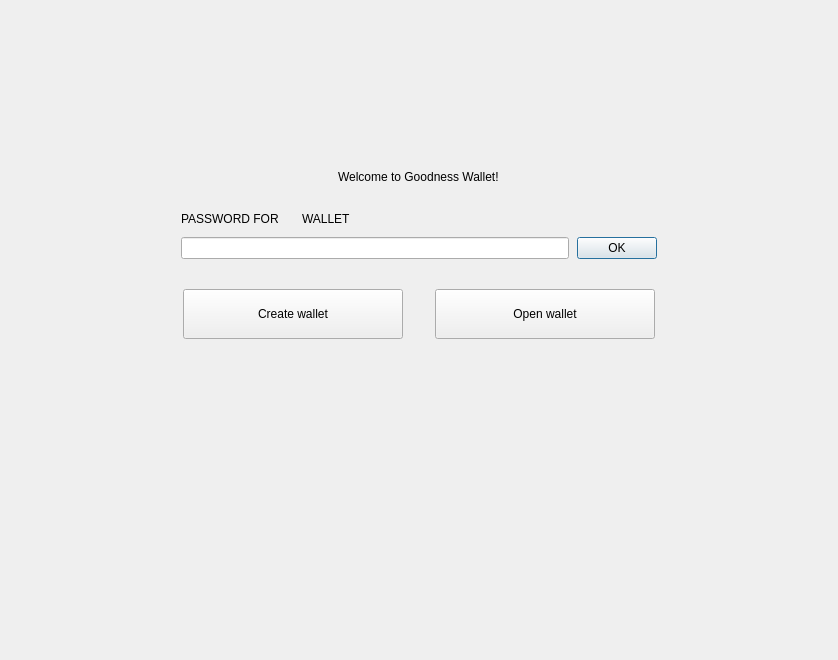
<?xml version="1.0" encoding="UTF-8"?>
<ui version="4.0">
 <class>NoWalletFrame</class>
 <widget class="QFrame" name="NoWalletFrame">
  <property name="geometry">
   <rect>
    <x>0</x>
    <y>0</y>
    <width>838</width>
    <height>660</height>
   </rect>
  </property>
  <property name="windowTitle">
   <string>Frame</string>
  </property>
  <property name="frameShape">
   <enum>QFrame::NoFrame</enum>
  </property>
  <property name="frameShadow">
   <enum>QFrame::Raised</enum>
  </property>
  <layout class="QVBoxLayout" name="verticalLayout">
   <property name="spacing">
    <number>0</number>
   </property>
   <property name="leftMargin">
    <number>0</number>
   </property>
   <property name="topMargin">
    <number>0</number>
   </property>
   <property name="rightMargin">
    <number>0</number>
   </property>
   <property name="bottomMargin">
    <number>0</number>
   </property>
   <item>
    <spacer name="verticalSpacer">
     <property name="orientation">
      <enum>Qt::Vertical</enum>
     </property>
     <property name="sizeType">
      <enum>QSizePolicy::Fixed</enum>
     </property>
     <property name="sizeHint" stdset="0">
      <size>
       <width>20</width>
       <height>170</height>
      </size>
     </property>
    </spacer>
   </item>
   <item alignment="Qt::AlignHCenter">
    <widget class="WalletGui::WalletHeaderLabel" name="m_welcomeLabel">
     <property name="text">
      <string>Welcome to Goodness Wallet!</string>
     </property>
    </widget>
   </item>
   <item>
    <spacer name="verticalSpacer_4">
     <property name="orientation">
      <enum>Qt::Vertical</enum>
     </property>
     <property name="sizeType">
      <enum>QSizePolicy::Fixed</enum>
     </property>
     <property name="sizeHint" stdset="0">
      <size>
       <width>20</width>
       <height>25</height>
      </size>
     </property>
    </spacer>
   </item>
   <item alignment="Qt::AlignHCenter">
    <widget class="QFrame" name="m_passwordFrame">
     <property name="minimumSize">
      <size>
       <width>476</width>
       <height>0</height>
      </size>
     </property>
     <property name="maximumSize">
      <size>
       <width>338</width>
       <height>16777215</height>
      </size>
     </property>
     <property name="frameShape">
      <enum>QFrame::NoFrame</enum>
     </property>
     <property name="frameShadow">
      <enum>QFrame::Raised</enum>
     </property>
     <layout class="QVBoxLayout" name="verticalLayout_2">
      <property name="spacing">
       <number>8</number>
      </property>
      <property name="leftMargin">
       <number>0</number>
      </property>
      <property name="topMargin">
       <number>0</number>
      </property>
      <property name="rightMargin">
       <number>0</number>
      </property>
      <property name="bottomMargin">
       <number>0</number>
      </property>
      <item>
       <layout class="QHBoxLayout" name="horizontalLayout_4">
        <item>
         <widget class="QLabel" name="m_passwordTextLabel">
          <property name="sizePolicy">
           <sizepolicy hsizetype="Maximum" vsizetype="Preferred">
            <horstretch>0</horstretch>
            <verstretch>0</verstretch>
           </sizepolicy>
          </property>
          <property name="styleSheet">
           <string notr="true">[errorState=&quot;true&quot;] {
  color: #ef3131;
}</string>
          </property>
          <property name="text">
           <string>PASSWORD FOR</string>
          </property>
         </widget>
        </item>
        <item>
         <widget class="QLabel" name="m_walletNameLabel">
          <property name="text">
           <string/>
          </property>
         </widget>
        </item>
        <item>
         <widget class="QLabel" name="m_walletTextLabel">
          <property name="text">
           <string>WALLET</string>
          </property>
         </widget>
        </item>
        <item>
         <spacer name="horizontalSpacer_4">
          <property name="orientation">
           <enum>Qt::Horizontal</enum>
          </property>
          <property name="sizeHint" stdset="0">
           <size>
            <width>40</width>
            <height>20</height>
           </size>
          </property>
         </spacer>
        </item>
       </layout>
      </item>
      <item>
       <layout class="QHBoxLayout" name="horizontalLayout_5">
        <item>
         <widget class="QLineEdit" name="m_passwordEdit">
          <property name="sizePolicy">
           <sizepolicy hsizetype="Expanding" vsizetype="Fixed">
            <horstretch>0</horstretch>
            <verstretch>0</verstretch>
           </sizepolicy>
          </property>
          <property name="styleSheet">
           <string notr="true">[errorState=&quot;true&quot;] {
  border-color: #ef3131;
}</string>
          </property>
          <property name="echoMode">
           <enum>QLineEdit::Password</enum>
          </property>
         </widget>
        </item>
        <item>
         <widget class="WalletGui::WalletOkButton" name="m_okButton">
          <property name="enabled">
           <bool>true</bool>
          </property>
          <property name="text">
           <string>OK</string>
          </property>
          <property name="default">
           <bool>true</bool>
          </property>
         </widget>
        </item>
       </layout>
      </item>
     </layout>
    </widget>
   </item>
   <item>
    <spacer name="verticalSpacer_2">
     <property name="orientation">
      <enum>Qt::Vertical</enum>
     </property>
     <property name="sizeType">
      <enum>QSizePolicy::Fixed</enum>
     </property>
     <property name="sizeHint" stdset="0">
      <size>
       <width>20</width>
       <height>30</height>
      </size>
     </property>
    </spacer>
   </item>
   <item>
    <layout class="QHBoxLayout" name="horizontalLayout">
     <property name="spacing">
      <number>0</number>
     </property>
     <item>
      <spacer name="horizontalSpacer_2">
       <property name="orientation">
        <enum>Qt::Horizontal</enum>
       </property>
       <property name="sizeHint" stdset="0">
        <size>
         <width>40</width>
         <height>20</height>
        </size>
       </property>
      </spacer>
     </item>
     <item>
      <widget class="WalletGui::WalletLargeBlueButton" name="m_createWalletButton">
       <property name="sizePolicy">
        <sizepolicy hsizetype="Fixed" vsizetype="Fixed">
         <horstretch>0</horstretch>
         <verstretch>0</verstretch>
        </sizepolicy>
       </property>
       <property name="minimumSize">
        <size>
         <width>220</width>
         <height>50</height>
        </size>
       </property>
       <property name="maximumSize">
        <size>
         <width>220</width>
         <height>50</height>
        </size>
       </property>
       <property name="text">
        <string>Create wallet</string>
       </property>
      </widget>
     </item>
     <item>
      <spacer name="horizontalSpacer">
       <property name="orientation">
        <enum>Qt::Horizontal</enum>
       </property>
       <property name="sizeType">
        <enum>QSizePolicy::Fixed</enum>
       </property>
       <property name="sizeHint" stdset="0">
        <size>
         <width>32</width>
         <height>20</height>
        </size>
       </property>
      </spacer>
     </item>
     <item>
      <widget class="WalletGui::WalletLargeBlueButton" name="m_openWalletButton">
       <property name="sizePolicy">
        <sizepolicy hsizetype="Fixed" vsizetype="Fixed">
         <horstretch>0</horstretch>
         <verstretch>0</verstretch>
        </sizepolicy>
       </property>
       <property name="minimumSize">
        <size>
         <width>220</width>
         <height>50</height>
        </size>
       </property>
       <property name="maximumSize">
        <size>
         <width>220</width>
         <height>50</height>
        </size>
       </property>
       <property name="text">
        <string>Open wallet</string>
       </property>
      </widget>
     </item>
     <item>
      <spacer name="horizontalSpacer_3">
       <property name="orientation">
        <enum>Qt::Horizontal</enum>
       </property>
       <property name="sizeHint" stdset="0">
        <size>
         <width>40</width>
         <height>20</height>
        </size>
       </property>
      </spacer>
     </item>
    </layout>
   </item>
   <item>
    <spacer name="verticalSpacer_3">
     <property name="orientation">
      <enum>Qt::Vertical</enum>
     </property>
     <property name="sizeHint" stdset="0">
      <size>
       <width>20</width>
       <height>376</height>
      </size>
     </property>
    </spacer>
   </item>
  </layout>
 </widget>
 <customwidgets>
  <customwidget>
   <class>WalletGui::WalletOkButton</class>
   <extends>QPushButton</extends>
   <header>Gui/Common/WalletOkButton.h</header>
  </customwidget>
  <customwidget>
   <class>WalletGui::WalletHeaderLabel</class>
   <extends>QLabel</extends>
   <header>Gui/Common/WalletTextLabel.h</header>
  </customwidget>
  <customwidget>
   <class>WalletGui::WalletLargeBlueButton</class>
   <extends>QPushButton</extends>
   <header>Gui/Common/WalletBlueButton.h</header>
  </customwidget>
 </customwidgets>
 <resources/>
 <connections>
  <connection>
   <sender>m_okButton</sender>
   <signal>clicked()</signal>
   <receiver>NoWalletFrame</receiver>
   <slot>okClicked()</slot>
   <hints>
    <hint type="sourcelabel">
     <x>498</x>
     <y>266</y>
    </hint>
    <hint type="destinationlabel">
     <x>418</x>
     <y>329</y>
    </hint>
   </hints>
  </connection>
  <connection>
   <sender>m_passwordEdit</sender>
   <signal>textChanged(QString)</signal>
   <receiver>NoWalletFrame</receiver>
   <slot>passwordChanged(QString)</slot>
   <hints>
    <hint type="sourcelabel">
     <x>374</x>
     <y>265</y>
    </hint>
    <hint type="destinationlabel">
     <x>418</x>
     <y>329</y>
    </hint>
   </hints>
  </connection>
  <connection>
   <sender>m_passwordEdit</sender>
   <signal>returnPressed()</signal>
   <receiver>m_okButton</receiver>
   <slot>click()</slot>
   <hints>
    <hint type="sourcelabel">
     <x>374</x>
     <y>265</y>
    </hint>
    <hint type="destinationlabel">
     <x>616</x>
     <y>256</y>
    </hint>
   </hints>
  </connection>
 </connections>
 <slots>
  <signal>createWalletClickedSignal()</signal>
  <signal>openWalletClickedSignal()</signal>
  <slot>okClicked()</slot>
  <slot>passwordChanged(QString)</slot>
 </slots>
</ui>
